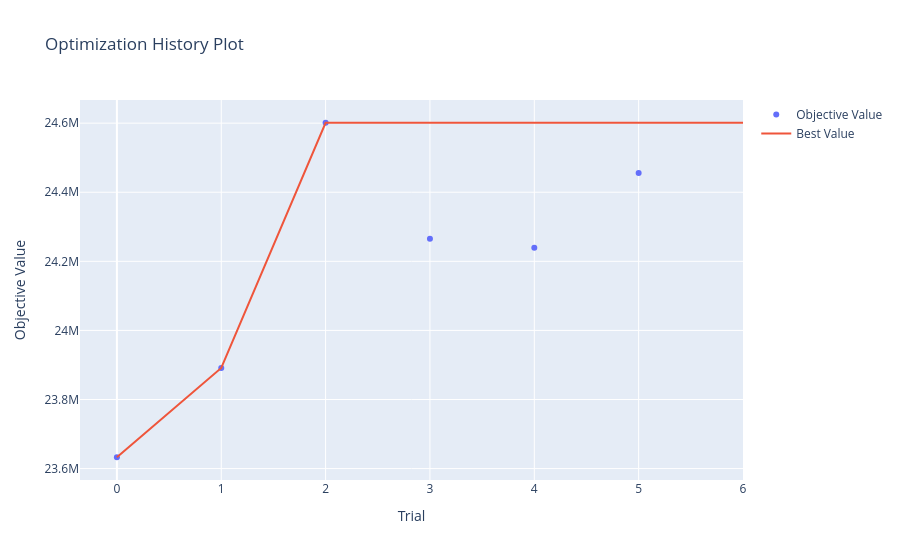
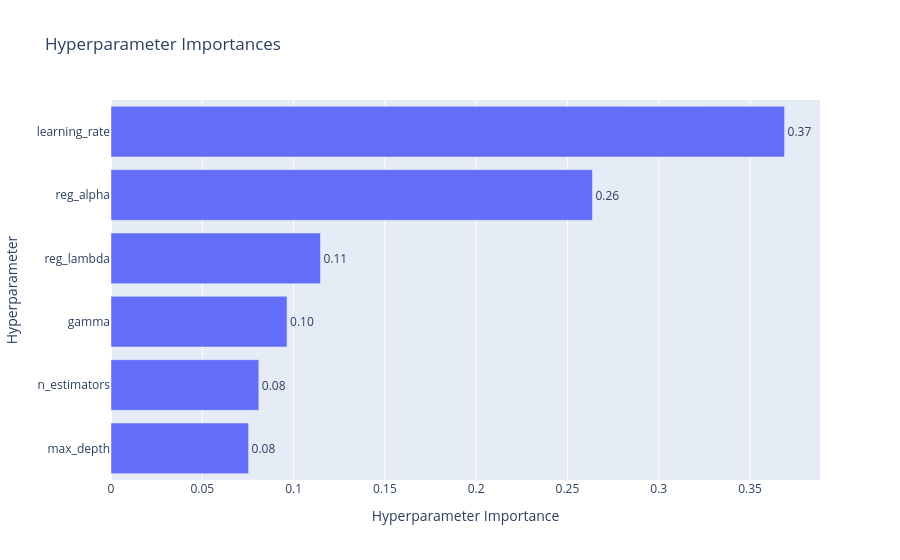

Here is the notebook cell these charts were saved with, in order:
### Code cell
def xgboost_params_func(trial):
    return {
        'learning_rate': trial.suggest_float('learning_rate', 0.01, 0.1, log=True),
        'max_depth': trial.suggest_int('max_depth', 3, 10),
        'n_estimators': trial.suggest_int('n_estimators', 500, 2000),
        'gamma': trial.suggest_float('gamma', 1e-8, 1.0),
        'reg_alpha': trial.suggest_float('reg_alpha', 1e-8, 10),
        'reg_lambda': trial.suggest_float('reg_lambda', 1e-8, 10),
    }

xgboost_study = optuna_helper.fit_study(
    params_func=xgboost_params_func,
    estimator_func=xgboost_estimator_func,
    scorer_func=scorer_func,
    fit_func=transform_and_train,
    fit_params={'verbose': False},
    n_trials=7,
    visualize=True,
    show_progress_bar=True,
    cv=tscv,
)

print('=== xgboost ===')
print('Наилучшие гиперпараметры:', xgboost_study.best_params)
print(f'IR: {xgboost_study.best_value:.0f}')

### Figure 1 — Plotly figure (JSON) as saved in the notebook; plotly's stock layout.template omitted (floating-point values rounded to 4 significant figures)
{"data": [{"mode": "markers", "name": "Objective Value", "type": "scatter", "x": [0, 1, 2, 3, 4, 5], "y": [23630000.0, 23890000.0, 24600000.0, 24270000.0, 24240000.0, 24460000.0]}, {"mode": "lines", "name": "Best Value", "type": "scatter", "x": [0, 1, 2, 3, 4, 5, 6], "y": [23630000.0, 23890000.0, 24600000.0, 24600000.0, 24600000.0, 24600000.0, 24600000.0]}, {"marker": {"color": "#cccccc"}, "mode": "markers", "name": "Infeasible Trial", "showlegend": false, "type": "scatter", "x": [], "y": []}], "layout": {"title": {"text": "Optimization History Plot"}, "xaxis": {"title": {"text": "Trial"}}, "yaxis": {"title": {"text": "Objective Value"}}}}

### Figure 2 — Plotly figure (JSON) as saved in the notebook; plotly's stock layout.template omitted (floating-point values rounded to 4 significant figures)
{"data": [{"cliponaxis": false, "hovertemplate": ["max_depth (IntDistribution): 0.07534176017860529<extra></extra>", "n_estimators (IntDistribution): 0.08094537981626321<extra></extra>", "gamma (FloatDistribution): 0.09641276749957169<extra></extra>", "reg_lambda (FloatDistribution): 0.11471612305059967<extra></extra>", "reg_alpha (FloatDistribution): 0.26368180734591246<extra></extra>", "learning_rate (FloatDistribution): 0.3689021621090478<extra></extra>"], "name": "Objective Value", "orientation": "h", "text": ["0.08", "0.08", "0.10", "0.11", "0.26", "0.37"], "textposition": "outside", "type": "bar", "x": [0.07534, 0.08095, 0.09641, 0.1147, 0.2637, 0.3689], "y": ["max_depth", "n_estimators", "gamma", "reg_lambda", "reg_alpha", "learning_rate"]}], "layout": {"title": {"text": "Hyperparameter Importances"}, "xaxis": {"title": {"text": "Hyperparameter Importance"}}, "yaxis": {"title": {"text": "Hyperparameter"}}}}
